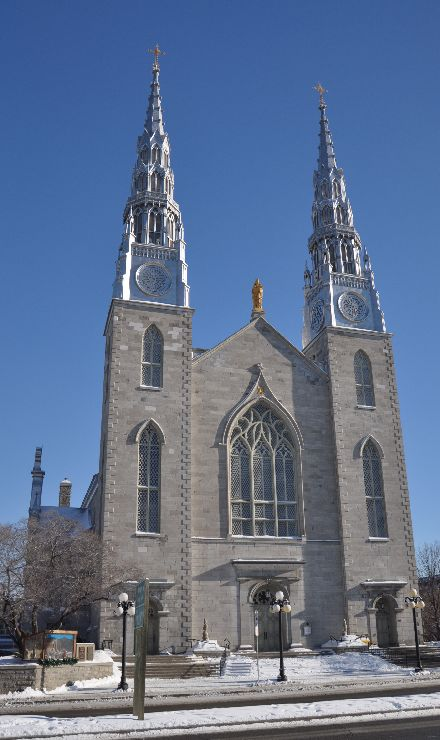
//> input picture bin/data/church02.jpg, 440 x 740 px
$ ./orb_feature   (built with g++ and OpenCV 4)
//> lines starting //> are read from the running program, lines starting //| are printed output that depends on the picture
#include <opencv2/core/utility.hpp>
#include "opencv2/video/tracking.hpp"
#include "opencv2/imgproc.hpp"
#include "opencv2/videoio.hpp"
#include "opencv2/highgui.hpp"
#include "opencv2/xfeatures2d.hpp"

#include <iostream>
#include <ctype.h>

using namespace cv;
using namespace std;
using namespace xfeatures2d;

int main()
{

    Mat matSrc2 = imread("./data/church02.jpg");
//> matSrc2 is the input picture: 740 rows x 440 cols, CV_8UC3; mean B, G, R 142, 113.5, 96.8
    Mat matSrc3 = imread("./data/church03.jpg");
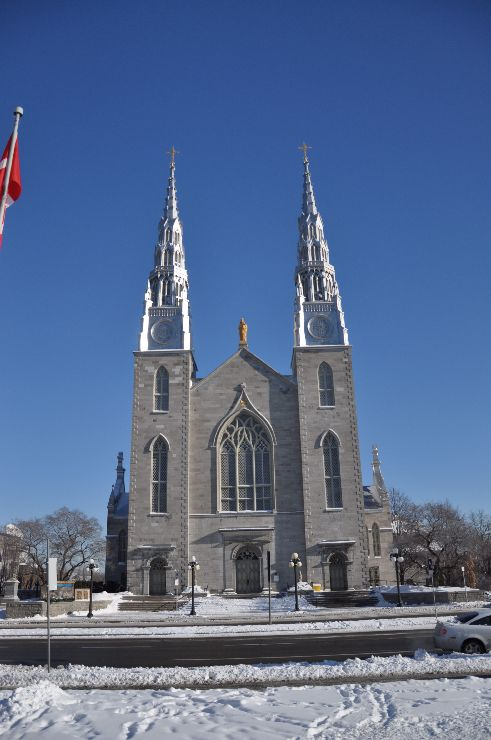
//> input picture bin/data/church03.jpg, 491 x 740 px
//> matSrc3 is the input picture: 740 rows x 491 cols, CV_8UC3; mean B, G, R 143.7, 107.8, 88
    cout << "image read success" << endl;
    Mat gray2;
    Mat gray3;
    cvtColor(matSrc2, gray2, COLOR_BGR2GRAY);
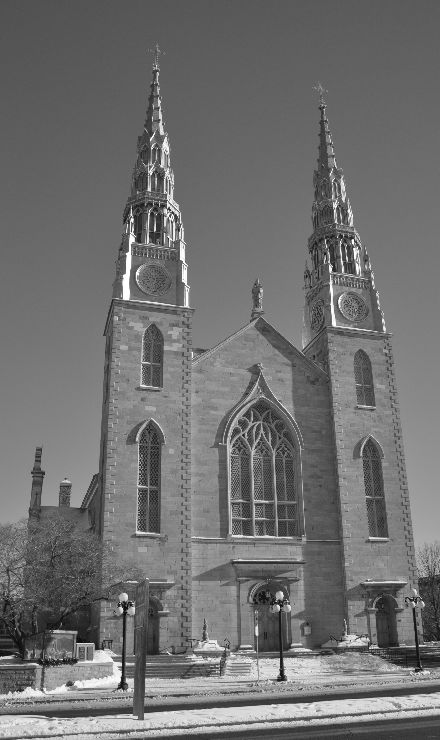
//> gray2: 740 rows x 440 cols, CV_8UC1; min 0, max 255, mean 111.8
    cvtColor(matSrc3, gray3, COLOR_BGR2GRAY);
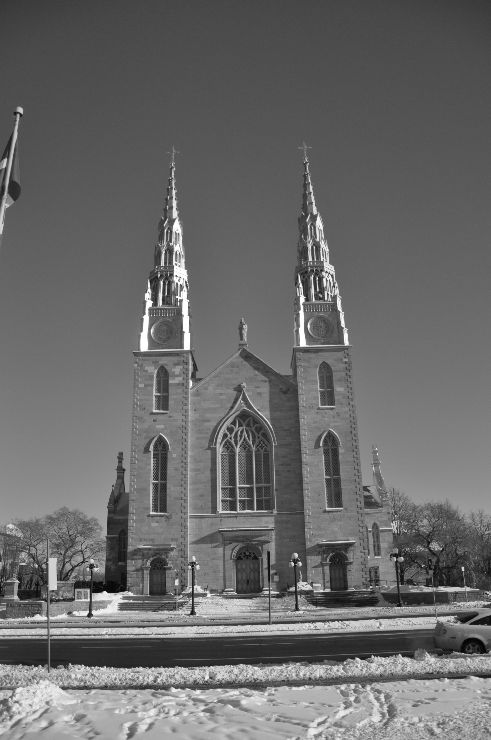
//> gray3: 740 rows x 491 cols, CV_8UC1; min 0, max 255, mean 106
    Mat descriptors2;
    std::vector<KeyPoint> keypoints2;
    Mat descriptors3;
    std::vector<KeyPoint> keypoints3;
    std::vector<DMatch> matches;
    std::vector<DMatch> good_matches;
    Mat img_matches;

    // 寻找到特征点
    Ptr<ORB> extractor = ORB::create();
    extractor->detectAndCompute(gray2, Mat(), keypoints2, descriptors2);
//> keypoints2 = 500 keypoints; strongest (x, y, size): (172, 213, 31), (121, 664, 31), (169, 209, 31), (352, 240, 31)
    extractor->detectAndCompute(gray3, Mat(), keypoints3, descriptors3);
//> keypoints3 = 500 keypoints; strongest (x, y, size): (104, 591, 31), (177, 296, 31), (92, 614, 31), (293, 589, 31)

    // 匹配
    BFMatcher matcher(NORM_HAMMING);
    matcher.match(descriptors2, descriptors3, matches);
//> matches = 500 matches

    // 绘制结果
    drawKeypoints(gray2, keypoints2, gray2, Scalar(0, 0, 255), DrawMatchesFlags::DEFAULT);
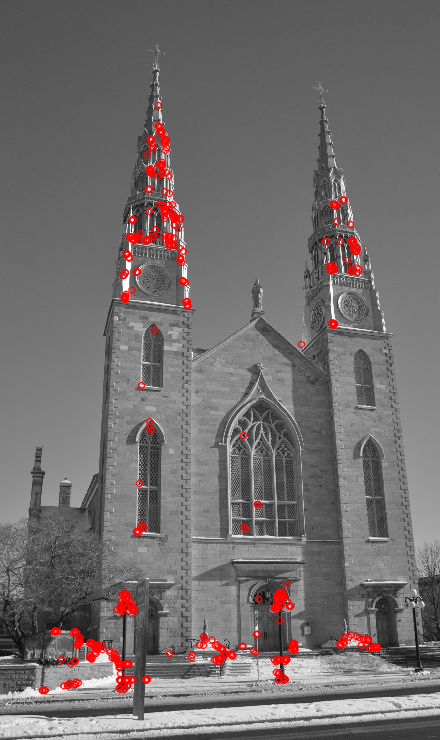
//> gray2: 740 rows x 440 cols, CV_8UC3; mean B, G, R 109.2, 109.2, 114.2
    drawKeypoints(gray3, keypoints3, gray3, Scalar(0, 0, 255), DrawMatchesFlags::DEFAULT);
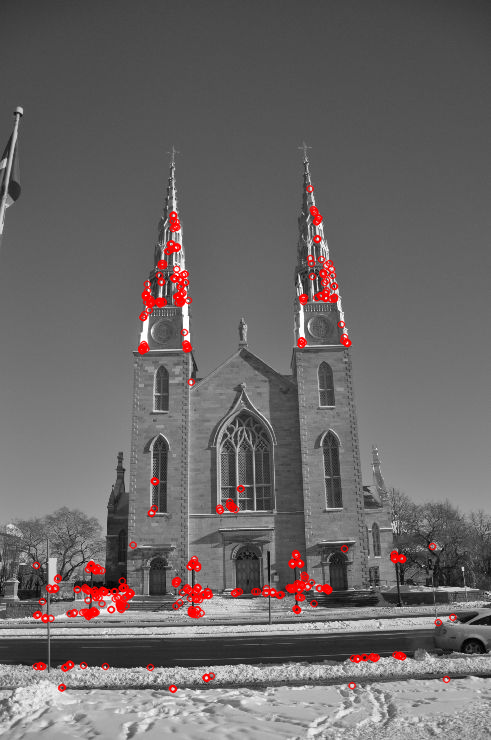
//> gray3: 740 rows x 491 cols, CV_8UC3; mean B, G, R 103.6, 103.6, 108.2
    drawMatches(matSrc2, keypoints2, matSrc3, keypoints3, matches, img_matches);
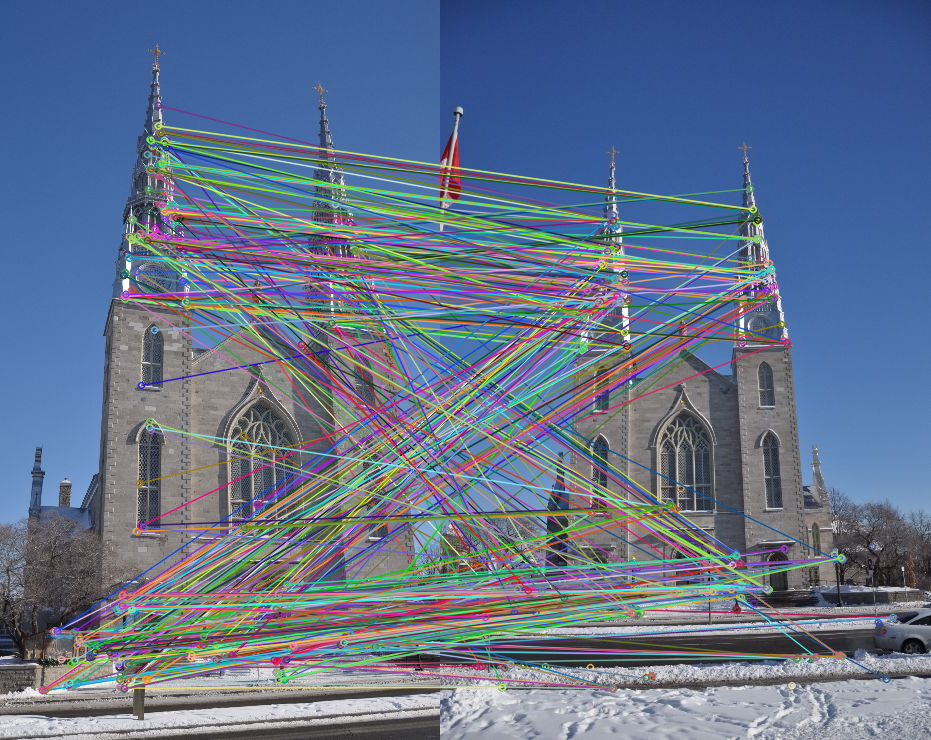
//> img_matches: 740 rows x 931 cols, CV_8UC3; mean B, G, R 138.9, 113.9, 98.6

    // 利用现有数据结构，对比对结构进行筛选
    double max_dist = 0;
    double min_dist = 100;
    // 对现有距离进行排序
    for (int i = 0; i < descriptors2.rows; i++)
    {
        double dist = matches[i].distance;
        if (dist < min_dist)
            min_dist = dist;
        if (dist > max_dist)
            max_dist = dist;
    }
//> this loop made 500 passes
//> (dist, min_dist, max_dist) on pass 1: (80, 80, 80)
//> (dist, min_dist) on passes 2, 23, 31, 92, 135, 138: (55, 55), (54, 54), (51, 51), (50, 50), (45, 45), (43, 43)
//> after the loop, min_dist = 20; max_dist = 95

    for (int i = 0; i < descriptors2.rows; i++)
    {
        if (matches[i].distance <= max(2 * min_dist, 0.02))
        {
            good_matches.push_back(matches[i]);
        }
    }
    drawMatches(matSrc2, keypoints2, matSrc3, keypoints3, good_matches, img_matches);
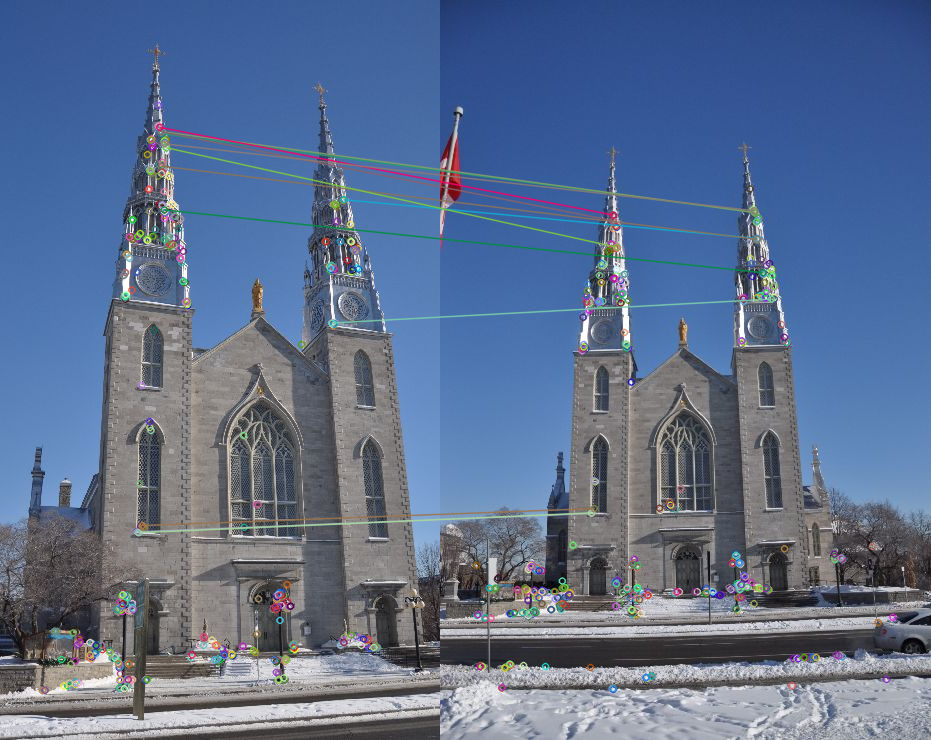
//> img_matches: 740 rows x 931 cols, CV_8UC3; mean B, G, R 142.3, 110.9, 92.6
    cv::imshow("result",img_matches);
    return 0;
};
